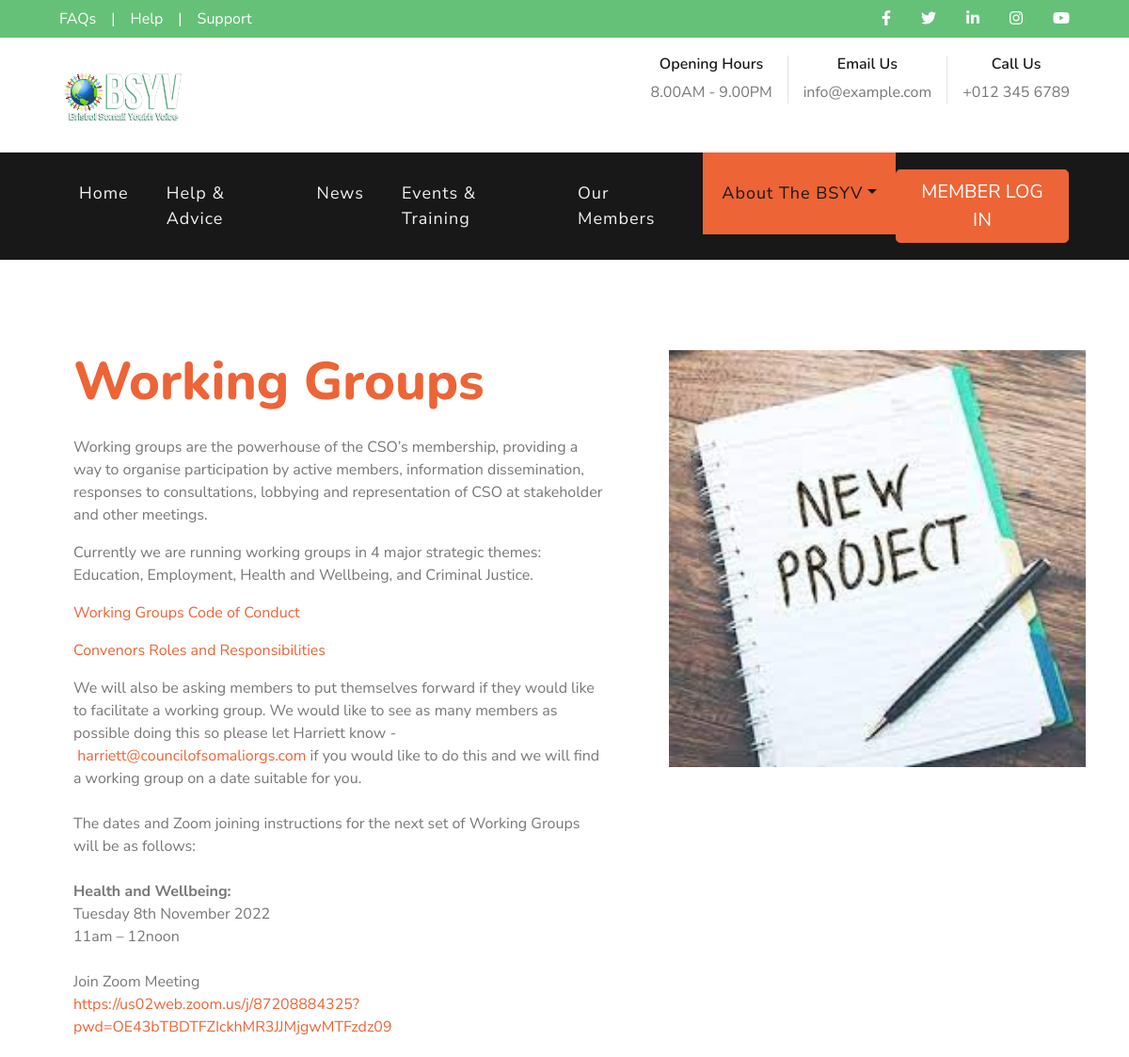
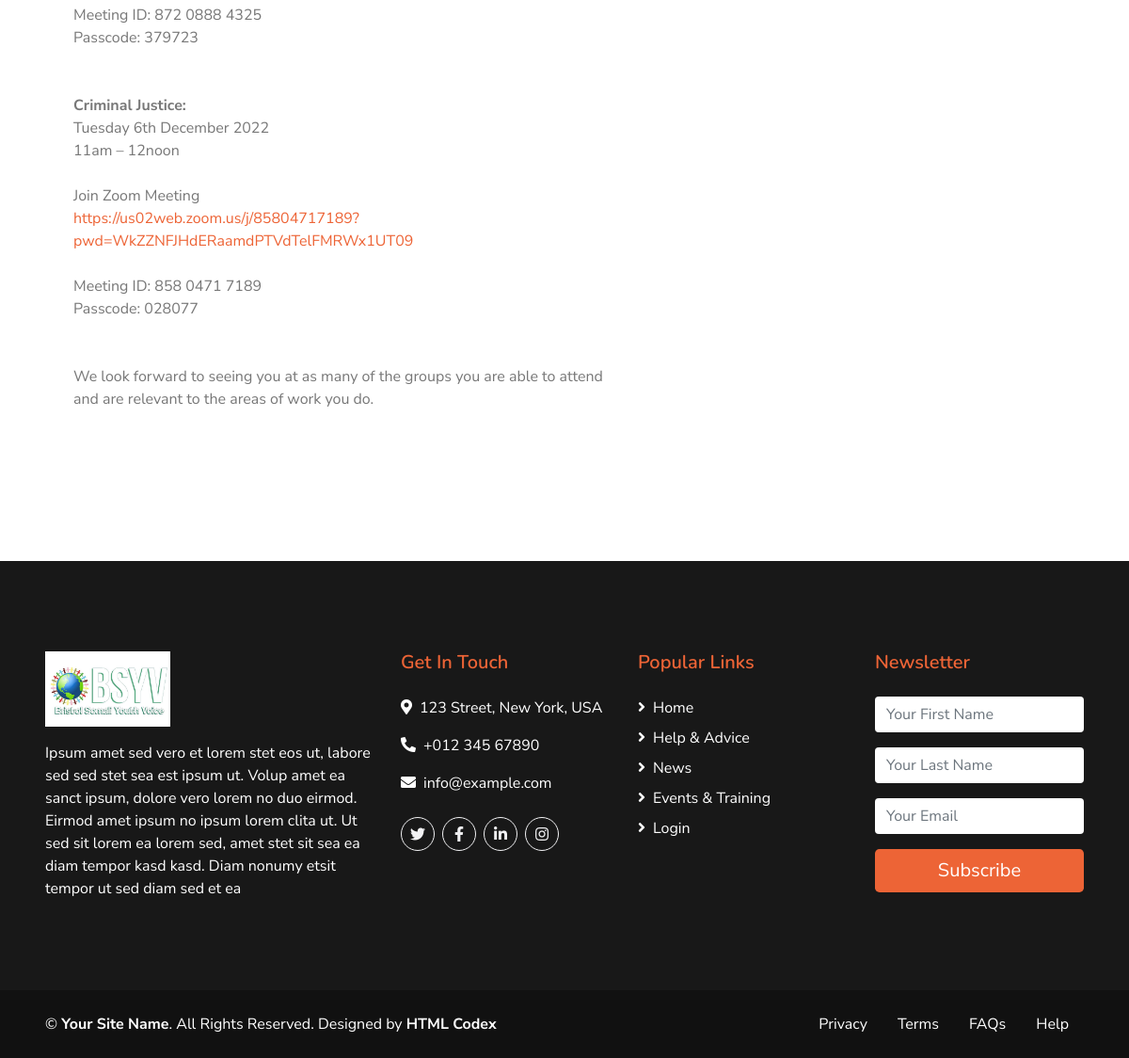
The page /our-projects/working-groups on the database its author committed (2 pictures, top to bottom).
### community/models.py (models this page shows, shortened)
class projects_table(models.Model):
    class Meta:
        verbose_name_plural = 'Projects Table'
    title = models.CharField(max_length=255)
    slug = models.SlugField(default="Auto-Generate", editable=False)
    image = models.ImageField(upload_to='events/', default=None, blank=True, null=True)
    Details = RichTextField(blank=True, null=True)

### community/views.py (the view)
# urls.py: path('our-projects/<str:slug>', views.project_details, name="project_details"),
def project_details(request, slug):
    if projects_table.objects.filter(slug=slug):
        get_projects = projects_table.objects.get(slug=slug)
        context = {'get_projects':get_projects}
        return render(request, 'project_details.html', context)
    else:
        return render(request, '404_page.html')

### templates/project_details.html (shortened to what this page needs)
{% extends 'base.html' %}
{% load static %}
{% block active_about_company %}active{% endblock %}
{% block body %}
    <div class="container py-5">
        <div class="row py-5">
            <div class="col-lg-7 pb-5 pb-lg-0 px-3 px-lg-5">
                <h1 class="display-4 mb-4"><span class="text-primary">{{ get_projects.title }}</span></h1>
                {{ get_projects.Details | safe}}
            </div>
            <div class="col-lg-5">
                <div class="row px-3">
                    <div class="col-12 p-0">
                        {% if get_projects.image %}
                        <img class="img-fluid w-100" src="{{ get_projects.image.url }}" alt="">
                        {% endif %}
                    </div>
                </div>
            </div>
        </div>
    </div>
{% endblock %}

### rows shown on the page
projects_table: title "Working Groups", Details "Working groups are the powerhouse of the CSO’s membership, providing a way to organise participation by active members, information dissemination, responses to consultations, lobbying and representation of CSO at stakeholder and other meetings. Currently we are running working groups in 4 major strategic themes: Education, Employment, Health and Wellbeing, and Criminal Justice. Working Groups Code of Conduct Convenors Roles and Responsibilities We will also be asking members to put themselves forward if they would like to facilitate a working group. We would like to see as many members as possible doing this so please let Harriett know - harriett@councilofsomaliorgs.com if you would like to…", image (picture)
